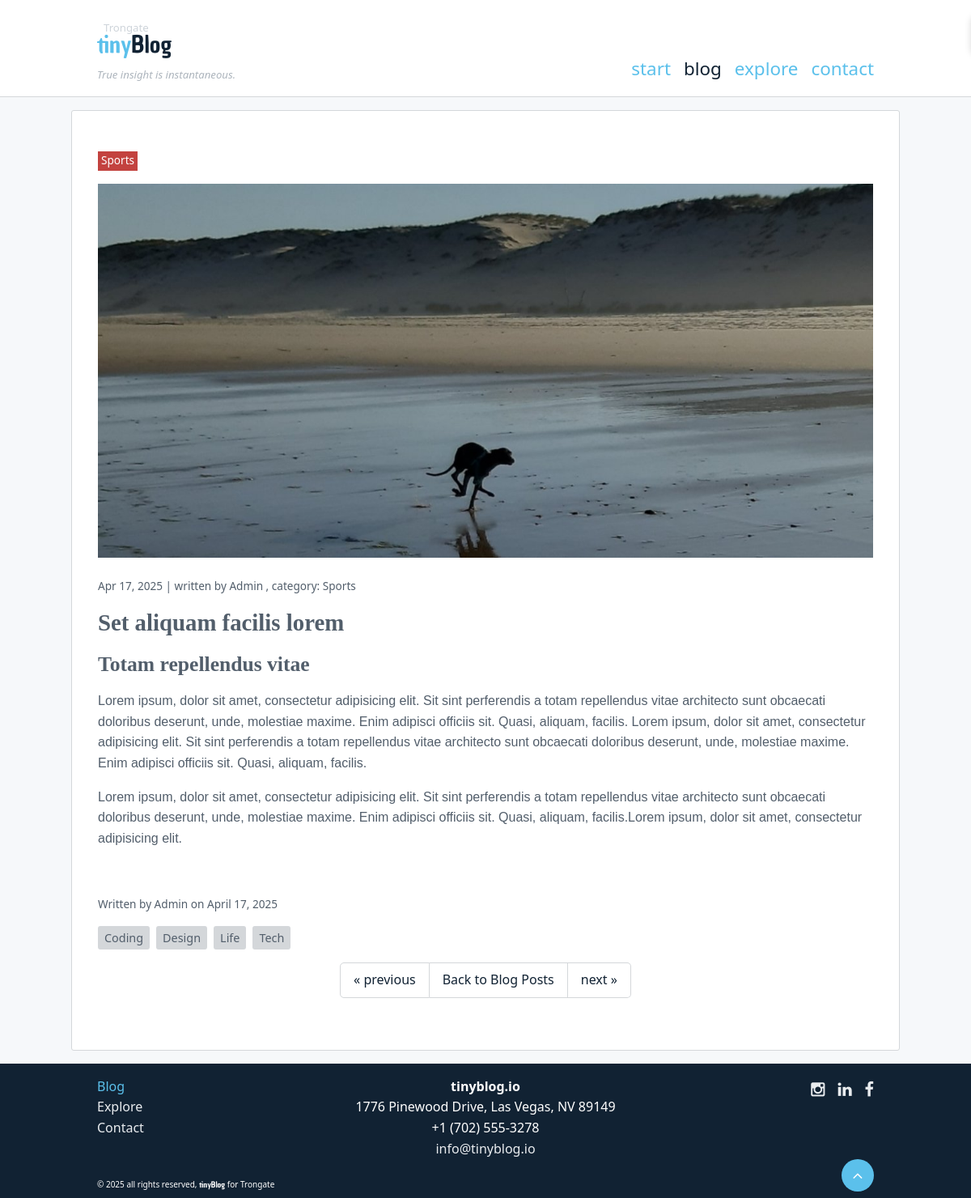
The page /blog/post/set-aliquam-facilis-lorem on the database its author committed.
### tables this page shows
CREATE TABLE `menu_items` (
  `id` int(11) NOT NULL,
  `title` varchar(255) DEFAULT NULL,
  `url_string` varchar(255) DEFAULT NULL,
  `parent_id` int(11) DEFAULT NULL,
  `sort_order` int(11) DEFAULT NULL,
  `published` int(1) DEFAULT NULL,
  `target` varchar(12) DEFAULT NULL,
  `date_created` datetime DEFAULT NULL,
  `date_updated` datetime DEFAULT NULL,
  `menus_id` int(11) DEFAULT 0
);

CREATE TABLE `blog_categories` (
  `id` int(11) NOT NULL,
  `title` varchar(255) DEFAULT NULL,
  `url_string` varchar(255) DEFAULT NULL
);

CREATE TABLE `blog_posts` (
  `id` int(11) NOT NULL,
  `url_string` varchar(255) DEFAULT NULL,
  `title` varchar(255) DEFAULT NULL,
  `subtitle` varchar(255) DEFAULT NULL,
  `text` text DEFAULT NULL,
  `youtube` varchar(55) DEFAULT NULL,
  `date_created` datetime DEFAULT NULL,
  `date_updated` datetime DEFAULT NULL,
  `date_published` datetime DEFAULT NULL,
  `created_by` int(11) DEFAULT NULL,
  `updated_by` int(11) DEFAULT NULL,
  `published` int(1) DEFAULT NULL,
  `picture` varchar(255) DEFAULT '',
  `blog_sources_id` int(11) DEFAULT 0,
  `blog_categories_id` int(11) DEFAULT 0
);

CREATE TABLE `blog_tags` (
  `id` int(11) NOT NULL,
  `name` varchar(255) DEFAULT NULL,
  `url_string` varchar(255) DEFAULT NULL
);

### modules/blog/views/view_post.php (the view, shortened to what the rows shown need)
<?php
$post_class = $post_class ?? '';
?>
<article <?= $post_class ?>>
    <p class="post-category"><?= out($category ? $category->title : 'Uncategorized') ?></p>
    <?php if ($picture_url != ''): ?>
        <figure class="block-image text-center size-full">
        <img src="<?= BASE_URL . out($picture_url) ?>" alt="<?= out($record->title) ?>-image" class="post-article-img">
    </figure>
    <?php endif; ?>
    <p class="post-date">
        <?= date($date_format, strtotime($record->date_published)) ?> | written by <?= ucfirst(out($author)) ?>
        <?= out($category ? ', category: '.$category->title : '') ?>
        </p>
    <h1><?= htmlspecialchars_decode($record->title) ?></h1>
    <?php if (!empty($record->subtitle)): ?>
        <h2><?= htmlspecialchars_decode($record->subtitle, ENT_QUOTES) ?></h2>
    <?php endif; ?>
    <div class="post-content"><?= htmlspecialchars_decode($record->text, ENT_QUOTES) ?></div>
    <div class="post-info-btm">
        <span class="post-author">Written by <?= ucfirst(out($author)) ?> on <?= date('F d, Y', strtotime($record->date_published)) ?></span>
    </div>
    <div class="post-tags">
        <?php foreach ($tags as $tag): ?>
            <a href="<?= BASE_URL ?>blog/tag/<?= out($tag->url_string) ?>" class="tag-link"><?= out($tag->name) ?></a>
        <?php endforeach; ?>
    </div>
    <section class="post-pagination border-top">
        <div class="pagination">
            <?php if ($prev_link !== null): ?>
                <a href="<?= out($prev_link) ?>" class="previous">«<span class="pagination-tag"> previous </span></a>
            <?php else: ?>
                <span class="pagination-inactive" aria-disabled="true">«<span class="pagination-tag"> previous </span></span>
            <?php endif; ?>
            <a href="<?= BASE_URL ?>blog/posts" class="button-small">Back to Blog Posts</a>
            <?php if ($next_link !== null): ?>
                <a href="<?= out($next_link) ?>" class="next"><span class="pagination-tag"> next </span>»</a>
            <?php else: ?>
                <span class="pagination-inactive" aria-disabled="true"><span class="pagination-tag"> next </span>»</span>
            <?php endif; ?>
        </div>
    </section>
</article>

### modules/menus/views/_navigation_default_2.php (shortened to what the rows shown need)
<?php if (!empty($menu_items)): ?>
<nav id="nav-bar" role="navigation" aria-label="Main Navigation">
    <ul role="list">
        <?php
        $current_url = current_url();
        if (str_starts_with($current_url, BASE_URL)) {
            $current_path = substr($current_url, strlen(BASE_URL));
        } else {
            $current_path = $current_url;
        }
        $current_first = explode('/', $current_path)[0] ?? '';
        ?>
        <?php foreach ($menu_items as $item): ?>
            <?php
            $item_url = $item['url_string'];
            if (str_starts_with($item_url, BASE_URL)) {
                $item_path = substr($item_url, strlen(BASE_URL));
            } else {
                $item_path = $item_url;
            }
            $item_first = explode('/', $item_path)[0] ?? '';
            $is_active = $current_first === $item_first && $item_first !== '';
            ?>
            <li <?php echo $is_active ? 'class="active"' : ''; ?>>
                <a href="<?= $item['url_string'] ?>" target="<?= $item['target'] ?>">
                    <?= out($item['title']) ?>
                </a>
            </li>
        <?php endforeach; ?>
    </ul>
</nav>
<?php endif; ?>

### modules/menus/views/_navigation_footer.php (shortened to what the rows shown need)
<?php if (!empty($menu_items)): ?>
<ul class="menu">
            <?php
        $current_url = current_url();
        if (str_starts_with($current_url, BASE_URL)) {
            $current_path = substr($current_url, strlen(BASE_URL));
        } else {
            $current_path = $current_url;
        }
        $current_first = explode('/', $current_path)[0] ?? '';
        ?>
        <?php foreach ($menu_items as $item): ?>
            <?php
            $item_url = $item['url_string'];
            if (str_starts_with($item_url, BASE_URL)) {
                $item_path = substr($item_url, strlen(BASE_URL));
            } else {
                $item_path = $item_url;
            }
            $item_first = explode('/', $item_path)[0] ?? '';
            $is_active = $current_first === $item_first && $item_first !== '';
            ?>
            <li <?php echo $is_active ? 'class="active"' : ''; ?>>
                <a href="<?= $item['url_string'] ?>" target="<?= $item['target'] ?>">
                    <?= out($item['title']) ?>
                </a>
            </li>
        <?php endforeach; ?>
</ul>
<?php endif; ?>

### rows shown on the page
menu_items: title "start"
menu_items: title "blog"
menu_items: title "explore"
menu_items: title "contact"
blog_categories: title "Sports", title ", category: Sports"
blog_posts: date_published "Apr 17, 2025", title "Set aliquam facilis lorem", subtitle "Totam repellendus vitae", text "Lorem ipsum, dolor sit amet, consectetur adipisicing elit. Sit sint perferendis a totam repellendus vitae architecto sunt obcaecati doloribus deserunt, unde, molestiae maxime. Enim adipisci officiis sit. Quasi, aliquam, facilis. Lorem ipsum, dolor sit amet, consectetur adipisicing elit. Sit sint perferendis a totam repellendus vitae architecto sunt obcaecati doloribus deserunt, unde, molestiae maxime. Enim adipisci officiis sit. Quasi, aliquam, facilis. Lorem ipsum, dolor sit amet, consectetur adipisicing elit. Sit sint perferendis a totam repellendus vitae architecto sunt obcaecati doloribus deserunt, unde, molestiae maxime. Enim adipisci officiis sit. Quasi, aliquam, facilis.Lorem ipsum,…", date_published "April 17, 2025"
blog_tags: name "Coding"
blog_tags: name "Design"
blog_tags: name "Life"
blog_tags: name "Tech"
menu_items: title "Blog"
menu_items: title "Explore"
menu_items: title "Contact"

### other values the page prints
out($author) "Admin"
WEBSITE_NAME "tinyblog.io"
OUR_ADDRESS "1776 Pinewood Drive, Las Vegas, NV 89149"
OUR_TELNUM "+1 (702) 555-3278"
OUR_EMAIL_ADDRESS "info@tinyblog.io"
